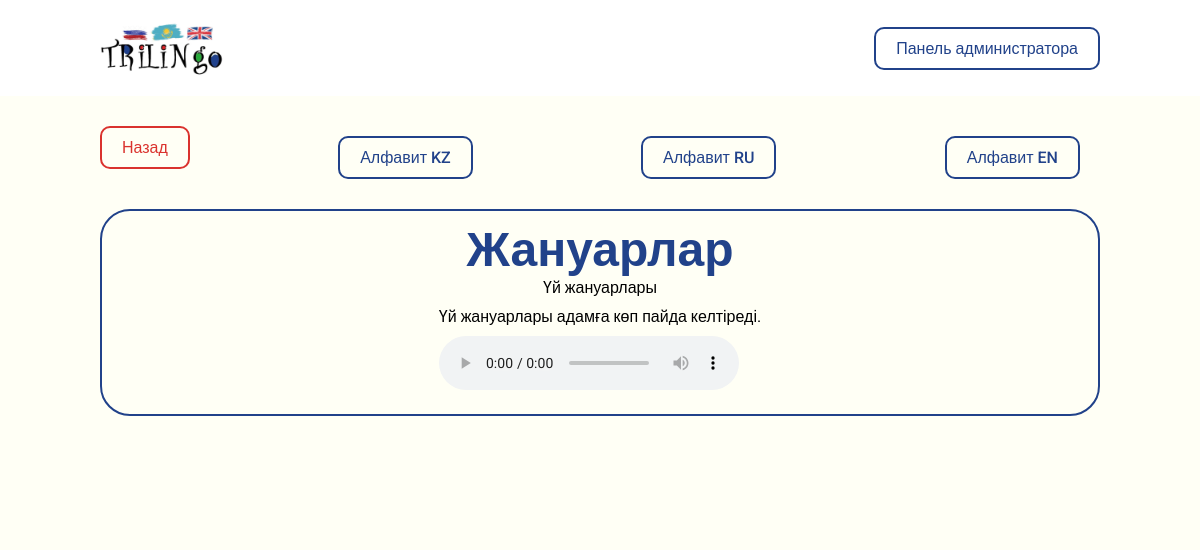
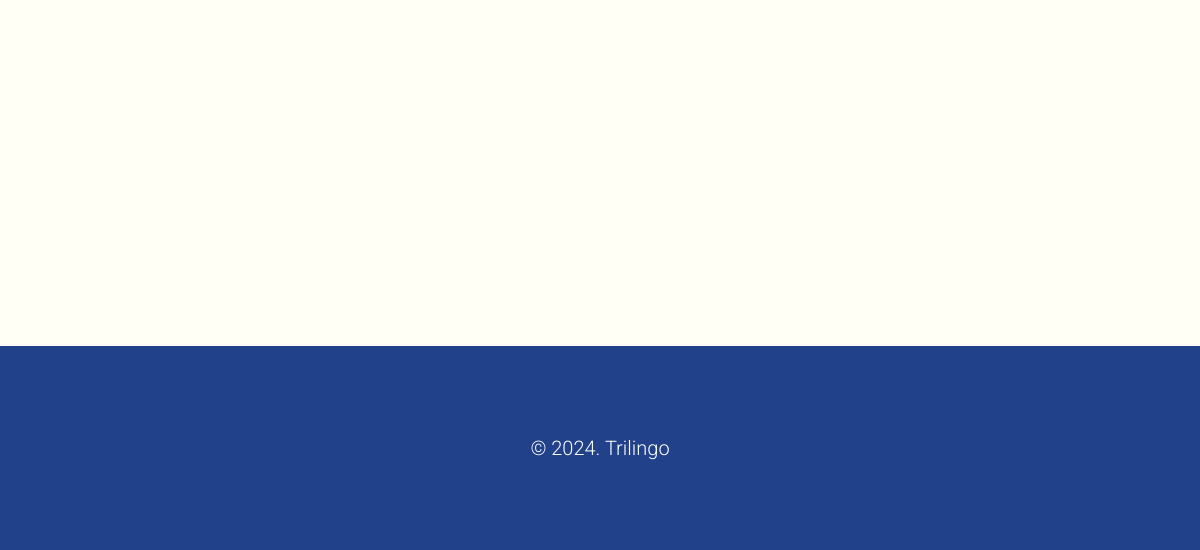
Page /filter/alphabet/kz/zh/ on the earlier database version (2 pictures, top to bottom).
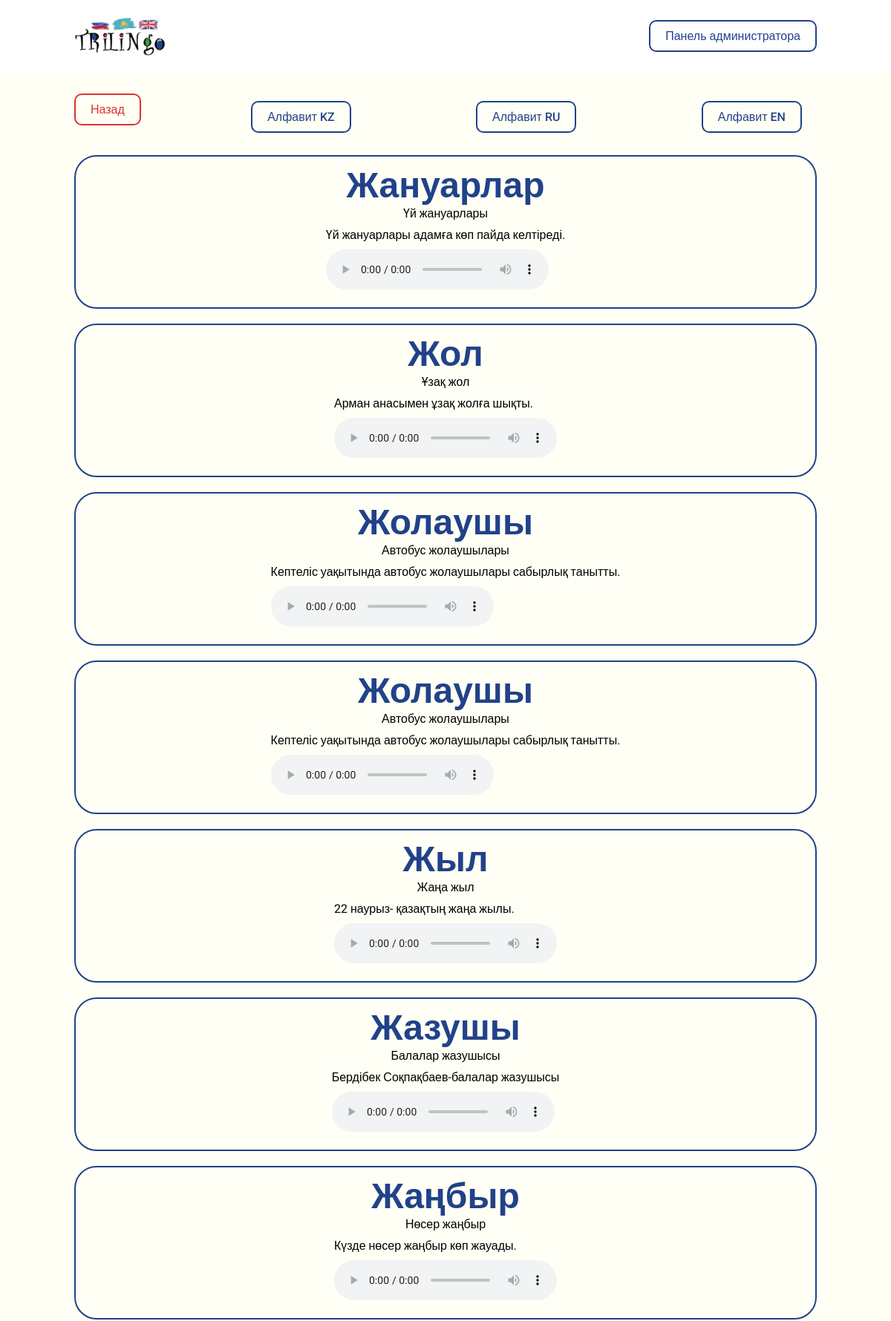
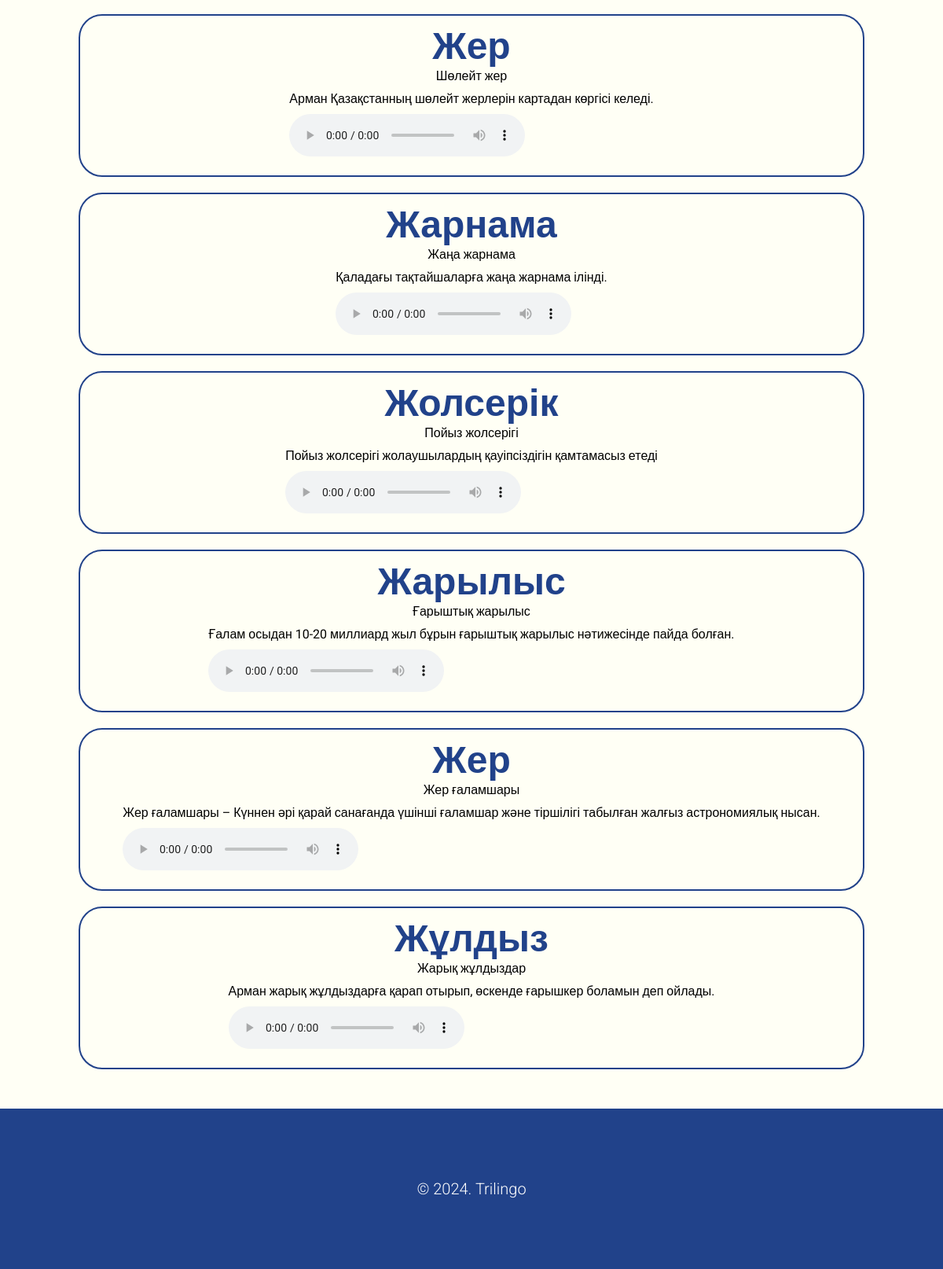
Same page on the later database version (2 pictures, top to bottom).
### trilingo_app/models.py (models this page shows, shortened)
class WordInKz(models.Model):
    alphabet = models.ForeignKey(KazakhAlphabet, on_delete=models.CASCADE, verbose_name="Буква на казахском")
    word = models.CharField("Название слова", max_length=90)
    subword = models.CharField("Дополнительно", max_length=160)
    description = models.TextField("Описание")
    voice = models.FileField("Произношение", upload_to="voices/kz/")
    class Meta:
        verbose_name = "Слово на казахском"
        verbose_name_plural = "Слова на казахском"

### trilingo_app/views.py (the view)
# urls.py: path('filter/alphabet/kz/<slug:slug>/', views.filter_by_kz_page, name='filter_by_kz_page'),
def filter_by_kz_page(request, slug):
    alphabet = get_object_or_404(KazakhAlphabet, slug=slug)
    words = WordInKz.objects.filter(alphabet=alphabet)
    context = {
        'alphabet': alphabet,
        'words': words
    }
    return render(request, "./words-by-kz.html", context)

### trilingo_app/templates/words-by-kz.html (shortened to what this page needs)
{% extends './base.html' %}
{% block content %}
<section class="block">
    <div class="container">
        <div class="d-flex align-items-center space-between" style="margin-bottom: 20px;">
            <a href="{% url 'home_page' %}" class="button-danger">Назад</a>
            <a href="{% url 'alphabets_kz_page' %}" class="button-primary">Алфавит KZ</a>
            <a href="{% url 'alphabets_ru_page' %}" class="button-primary">Алфавит RU</a>
            <a href="{% url 'alphabets_en_page' %}" class="button-primary">Алфавит EN</a>
        </div>
        <div class="theme-detail-row">
            {% for word in words %}
            <div class="theme-detail-col">
                <div class="letters-full-data">
                    <div class="letter-theme-detail">
                        <div class="letter">{{ word.word }}</div>
                        <div class="subletter">{{ word.subword }}</div>
                        <div class="description">{{ word.description }}</div>
                        <div class="audio">
                            <audio controls>
                                <source src="{{ word.voice.url }}" type="audio/mpeg" />
                            </audio>
                        </div>
                    </div>
                </div>
            </div>
            {% endfor %}
        </div>
    </div>
</section>
{% endblock %}

### trilingo_app/templates/base.html (shortened to what this page needs)
{% load static %}
<!DOCTYPE html>
<html lang="en">
<head>
    <link rel="stylesheet" href="{% static './css/style.css' %}">
</head>
<body>
    <header class="header">
        <div class="container d-flex align-items-center space-between">
            <a href="{% url 'home_page' %}" class="logo"><img src="{% static './images/logo.jpg' %}" alt="Logo"></a>
            <a href="{% url 'admin:index' %}" target="_blank" class="button-primary">Панель администратора</a>
        </div>
    </header>
    <main class="main">
        {% block content %}
        {% endblock %}
    </main>
    <footer class="footer">
        <div class="container">
            &copy; 2024. Trilingo
        </div>
    </footer>
</body>
</html>

### trilingo_app/static/css/style.css (style rules this page uses)
* { padding: 0; margin: 0; box-sizing: border-box; font-family: "Roboto", sans-serif; }
html { scroll-behavior: smooth; }
.container { margin-left: 100px; margin-right: 100px; }
.d-flex { display: flex; }
.d-flex.align-items-center { align-items: center; }
.d-flex.space-between { justify-content: space-between; }
.header { padding: 10px 0; background-color: #ffffff; }
.logo { display: inline-block; }
.logo img { width: 128px; }
.footer { background-color: #21428a; padding: 90px 0; color: #ffffff; text-align: center; font-size: 20px; font-weight: 300; }
.button-primary { padding: 10px 20px; border: 2px solid #21428a; background-color: transparent; color: #21428a; text-decoration: none; border-radius: 10px; display: inline-block; font-weight: 500; transition: 0.3s ease-in-out; }
.button-danger { padding: 10px 20px; border: 2px solid #da332e; background-color: transparent; color: #da332e; text-decoration: none; border-radius: 10px; display: inline-block; font-weight: 500; transition: 0.3s ease-in-out; }
.block { background-color: #fffff5; padding: 30px 0; min-height: 100vh; }
.block .button-primary { margin-right: 20px; }
.block .button-danger { margin-bottom: 20px; }
.letter-image, .letter, .letter-item-img, .letter-item-text { display: block; }
.letter { color: #21428a; font-size: 48px; font-weight: 900; }
.letters-full-data { margin-bottom: 20px; border-radius: 30px; border: 2px solid #21428a; padding: 10px; display: flex; align-items: center; justify-content: space-around; }
.letter, .subletter { text-align: center }
.subletter { margin-bottom: 10px; }
.audio { margin: 10px 0; }

Differences in the rows shown:
added WordInKz: word "Жол", subword "Ұзақ жол", description "Арман анасымен ұзақ жолға шықты."
added WordInKz: word "Жолаушы", subword "Автобус жолаушылары", description "Кептеліс уақытында автобус жолаушылары сабырлық танытты."
added WordInKz: word "Жолаушы", subword "Автобус жолаушылары", description "Кептеліс уақытында автобус жолаушылары сабырлық танытты."
added WordInKz: word "Жыл", subword "Жаңа жыл", description "22 наурыз- қазақтың жаңа жылы."
added WordInKz: word "Жазушы", subword "Балалар жазушысы", description "Бердібек Соқпақбаев-балалар жазушысы"
added WordInKz: word "Жаңбыр", subword "Нөсер жаңбыр", description "Күзде нөсер жаңбыр көп жауады."
added WordInKz: word "Жер", subword "Шөлейт жер", description "Арман Қазақстанның шөлейт жерлерін картадан көргісі келеді."
added WordInKz: word "Жарнама", subword "Жаңа жарнама", description "Қаладағы тақтайшаларға жаңа жарнама ілінді."
added WordInKz: word "Жолсерік", subword "Пойыз жолсерігі", description "Пойыз жолсерігі жолаушылардың қауіпсіздігін қамтамасыз етеді"
added WordInKz: word "Жарылыс", subword "Ғарыштық жарылыс", description "Ғалам осыдан 10-20 миллиард жыл бұрын ғарыштық жарылыс нәтижесінде пайда болған."
added WordInKz: word "Жер", subword "Жер ғаламшары", description "Жер ғаламшары – Күннен әрі қарай санағанда үшінші ғаламшар және тіршілігі табылған жалғыз астрономиялық нысан."
added WordInKz: word "Жұлдыз", subword "Жарық жұлдыздар", description "Арман жарық жұлдыздарға қарап отырып, өскенде ғарышкер боламын деп ойлады."
